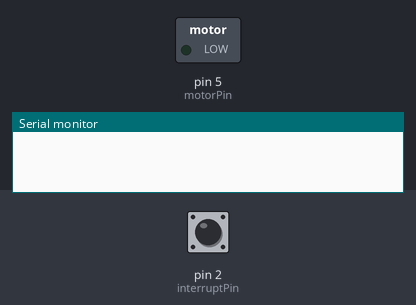
Bench run of a sketch on a simulated Arduino Uno, built with avr-gcc and run on an emulated ATmega328P. Parts: switched loads named in the sketch (green lamp = pin HIGH), the last lines printed to the serial monitor. Inputs (shaded band) come from the test bench; at power-on: pin 2 (interruptPin) HIGH.

Above: at 1.2 s.
1.3 s: pin 2 (interruptPin) pulled LOW for 0.15 s
At 2.1 s:
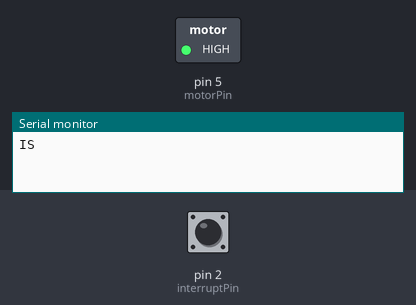
Timing chart, 0 to 4.3 s (numbered marks = the images above; inputs shaded):
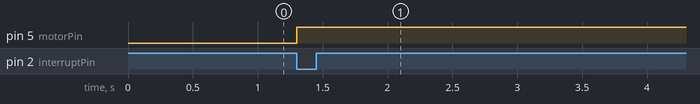

Measured:
- after the input at 1.3 s, pin 5 (motorPin): LOW → HIGH at once

The sketch:

trial.ino
```cpp
const int motorPin = 5;  // Assuming the motor is connected to pin 5
const int interruptPin = 2;
volatile bool isrTriggered = false;
unsigned long motorStartTime = 0;
const unsigned long motorDuration = 3000;  // 3 seconds in milliseconds

void setup() {
  pinMode(motorPin, OUTPUT);
  pinMode(interruptPin, INPUT_PULLUP);
  attachInterrupt(digitalPinToInterrupt(interruptPin), motorISR, FALLING);
  Serial.begin(9600);
}

void loop() {
  // Wait for 3 seconds
  delay(3000);

  // Create the right scenario to trigger the ISR
  Serial.println("Triggering ISR...");
  // Simulate a falling edge on the interrupt pin
  digitalWrite(interruptPin, LOW);
  delayMicroseconds(10);  // Small delay for stability
  digitalWrite(interruptPin, HIGH);

  // Perform other tasks in the loop
}

void motorISR() {
  Serial.println("ISR triggered");
  isrTriggered = true;

  // Turn on the motor
  digitalWrite(motorPin, HIGH);
  motorStartTime = millis();

  // Wait for the specified duration
  while (millis() - motorStartTime < motorDuration) {
    // Allow other non-blocking tasks to execute if needed
  }

  // Turn off the motor after the specified duration
  digitalWrite(motorPin, LOW);
  isrTriggered = false;
}


/*

const int motorPin = 9;  // Replace 9 with the actual pin connected to your motor
const int inputPin = 2;  // Replace 2 with the actual pin connected to your input switch

unsigned long startTime;

void setup() {
  pinMode(motorPin, OUTPUT);
  pinMode(inputPin, INPUT);
}

void loop() {
  // Drive the motor for 5 seconds or until the input pin is HIGH
  digitalWrite(motorPin, HIGH);
  startTime = millis();  // Record the start time

  while (millis() - startTime < 5000) {
    // Check if the input pin is HIGH (1)
    if (digitalRead(inputPin) == HIGH) {
      // Stop the motor immediately
      digitalWrite(motorPin, LOW);
      break;  // Exit the loop
    }

    // You can add additional code here if needed

    // Add a small delay to reduce CPU usage
    delay(10);
  }

  // Ensure the motor is off after 5 seconds
  digitalWrite(motorPin, LOW);
}


*/
```
